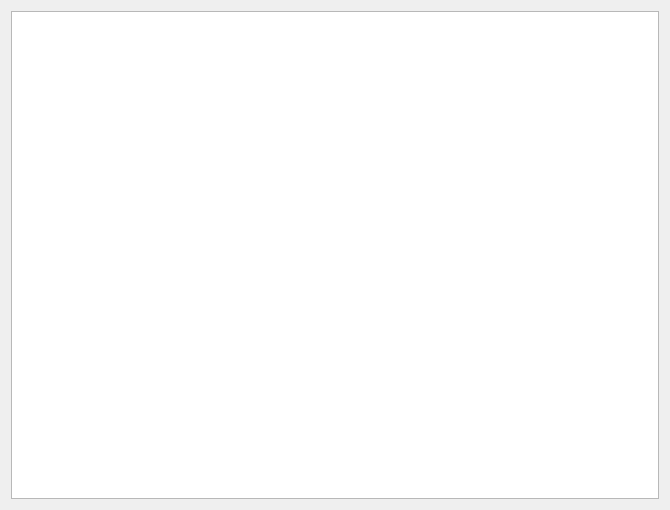
<?xml version="1.0" encoding="UTF-8"?>
<ui version="4.0">
 <class>ExportPage</class>
 <widget class="QWizardPage" name="ExportPage">
  <property name="geometry">
   <rect>
    <x>0</x>
    <y>0</y>
    <width>670</width>
    <height>510</height>
   </rect>
  </property>
  <property name="windowTitle">
   <string>WizardPage</string>
  </property>
  <layout class="QVBoxLayout" name="verticalLayout">
   <item>
    <widget class="QPlainTextEdit" name="plainTextEdit">
     <property name="readOnly">
      <bool>true</bool>
     </property>
    </widget>
   </item>
  </layout>
 </widget>
 <resources/>
 <connections/>
</ui>
